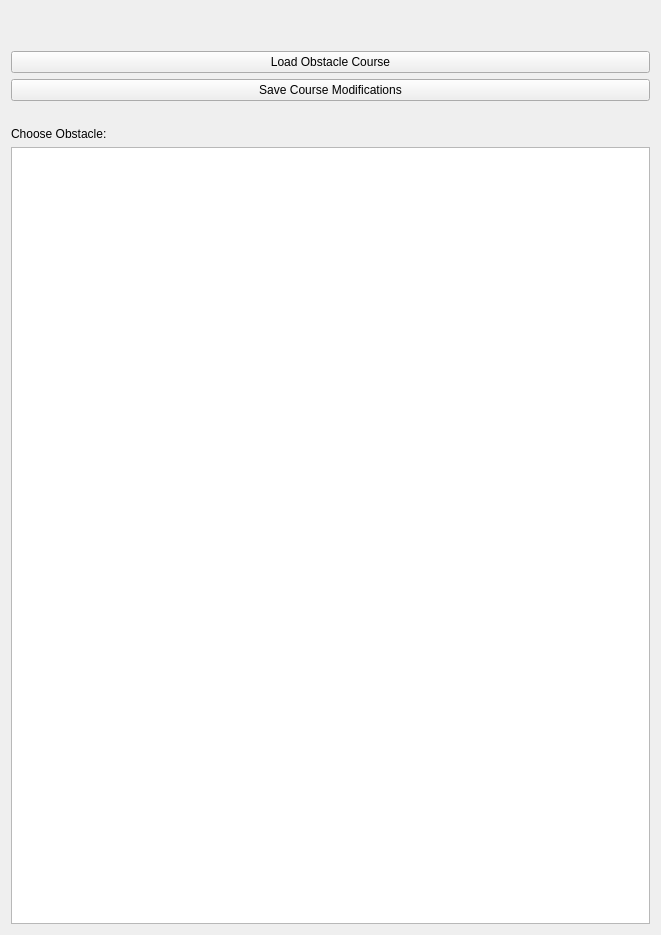
            <widget class="QWidget" name="scrollAreaWidgetContents_10">
             <property name="geometry">
              <rect>
               <x>0</x>
               <y>0</y>
               <width>661</width>
               <height>935</height>
              </rect>
             </property>
             <layout class="QGridLayout" name="gridLayout_23">
              <item row="4" column="2">
               <widget class="QLabel" name="label_6">
                <property name="text">
                 <string/>
                </property>
               </widget>
              </item>
              <item row="9" column="2">
               <widget class="QListWidget" name="listWidget1"/>
              </item>
              <item row="0" column="2">
               <widget class="QLabel" name="label_5">
                <property name="text">
                 <string/>
                </property>
               </widget>
              </item>
              <item row="2" column="2">
               <widget class="QPushButton" name="LoadObsButton">
                <property name="text">
                 <string>Load Obstacle Course</string>
                </property>
               </widget>
              </item>
              <item row="1" column="2">
               <widget class="QLabel" name="label_7">
                <property name="text">
                 <string/>
                </property>
               </widget>
              </item>
              <item row="7" column="2">
               <widget class="QLabel" name="label_28">
                <property name="text">
                 <string>Choose Obstacle:</string>
                </property>
               </widget>
              </item>
              <item row="3" column="2">
               <widget class="QPushButton" name="pushButton_3">
                <property name="text">
                 <string>Save Course Modifications</string>
                </property>
               </widget>
              </item>
             </layout>
            </widget>
